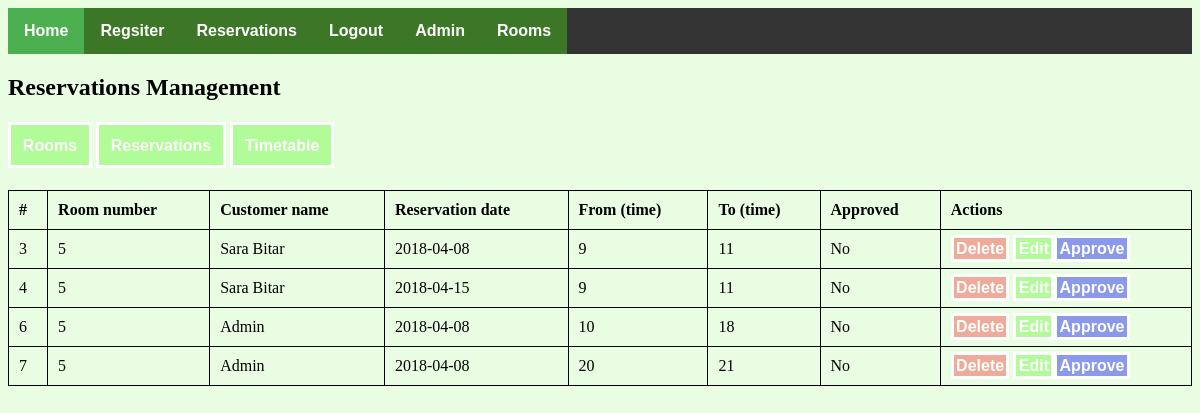
Page /pages/booking.php (signed in) on the committed database.
### tables this page shows
CREATE TABLE `reservations` (
  `reservation_id` int(11) NOT NULL,
  `room_id` int(11) NOT NULL,
  `user_id` int(11) NOT NULL,
  `reservation_date` date NOT NULL,
  `from_time` int(11) NOT NULL,
  `to_time` int(11) NOT NULL,
  `approved` tinyint(4) NOT NULL DEFAULT '0'
);

CREATE TABLE `rooms` (
  `id` int(11) NOT NULL,
  `room_number` int(11) NOT NULL,
  `description` text NOT NULL,
  `image` varchar(255) NOT NULL
);

CREATE TABLE `users` (
  `id` int(11) NOT NULL,
  `full_name` varchar(255) NOT NULL,
  `phonenumber` varchar(255) NOT NULL,
  `address` text NOT NULL,
  `gender` tinyint(4) NOT NULL,
  `email` varchar(255) NOT NULL,
  `password` varchar(255) NOT NULL,
  `is_admin` tinyint(4) NOT NULL DEFAULT '0',
  `salt` varchar(255) NOT NULL
);

### pages/booking.php (the view, shortened to what this page needs)
<!DOCTYPE html>
<html>
<head>
  <link rel="stylesheet" type="text/css" href="../css/style.css">
</head>
<body>
  <?php
        include('config.php');
  ?>
<ul>
    <li><a href="../index.php" class="active">Home</a></li>
    <li><a href="register.php">Regsiter</a></li>
    <?php if (isset($_SESSION['login'])) { ?>
      <li><a href="reservations.php">Reservations</a></li>
      <li><a href="logout.php">Logout</a></li>
      <?php if (isset($_SESSION['is_admin']) && ($_SESSION['is_admin'] == "1")) { ?>
        <li><a href="admin.php">Admin</a></li>
      <?php } ?>
    <?php } else { ?>
      <li><a href="login.php">Login</a></li>
    <?php } ?>
    <li><a href="rooms.php">Rooms</a></li>
  </ul>
  <h2>Reservations Management</h2>
  <div class="admin-links">
    <a href="room.php">Rooms</a>
    <a href="booking.php">Reservations</a>
    <a href='timetable.php'>Timetable</a>
  </div>
  <table style="width:100%">
  <tr>
    <th>#</th>
    <th>Room number</th>
    <th>Customer name</th>
    <th>Reservation date</th>
    <th>From (time)</th>
    <th>To (time)</th>
    <th>Approved</th>
    <th>Actions</th>
  </tr>
  <?php
    $sql = "SELECT * FROM reservations INNER JOIN rooms ON reservations.room_id = rooms.id INNER JOIN users ON users.id = reservations.user_id";
    $rooms = mysqli_query($connection, $sql);
    if ($rooms->num_rows > 0) {
      while ($row = mysqli_fetch_assoc($rooms)) {
         echo "<tr>";
          echo "<td>".$row['reservation_id']."</td>";
          echo "<td>".$row['room_number']."</td>";
          echo "<td>".$row['full_name']."</td>";
          echo "<td>".$row['reservation_date']."</td>";
          echo "<td>".$row['from_time']."</td>";
          echo "<td>".$row['to_time']."</td>";
          if ($row['approved'] == "1") {
            echo "<td>Yes</td>";
          } else {
            echo "<td>No</td>";
          }
          echo "<td><a href='deleteReservation.php?id=".$row['reservation_id']."' class='delete'>Delete</a> <a href='editReservation.php?id=".$row['reservation_id']."&room_id=".$row['room_id']."'>Edit</a><a href='approve.php?id=".$row['reservation_id']."' class='approve'>Approve</a></td>";
         echo "</tr>";
      }
    }
  ?>
</table>
</body>
</html>

### css/style.css (style rules this page uses)
body { background-color: #4bf5131f; }
a { text-decoration: none; background-color: #4bf51359; border: solid 3px #fff; padding: 1%; color: #fff; font-weight: bold; font-family: sans-serif; }
.admin-links { margin: 3% auto; }
table, th, td { border: 1px solid black; border-collapse: collapse; }
th, td { padding: 10px; }
th { text-align: left; }
.delete { background-color: #f5131359; }
.approve { background-color: #131af570; }
ul { list-style-type: none; margin: 0; padding: 0; overflow: hidden; background-color: #333; }
li { float: left; }
li a { display: block !important; color: white !important; text-align: center !important; padding: 14px 16px !important; text-decoration: none !important; border: 0px !important; }
.active { background-color: #4CAF50 !important; }

### rows in the picture
reservations: reservation_id "3", room.room_number "5", user.full_name "Sara Bitar", reservation_date "2018-04-08", from_time "9", to_time "11", approved "No"
reservations: reservation_id "4", room.room_number "5", user.full_name "Sara Bitar", reservation_date "2018-04-15", from_time "9", to_time "11", approved "No"
reservations: reservation_id "6", room.room_number "5", user.full_name "Admin", reservation_date "2018-04-08", from_time "10", to_time "18", approved "No"
reservations: reservation_id "7", room.room_number "5", user.full_name "Admin", reservation_date "2018-04-08", from_time "20", to_time "21", approved "No"
